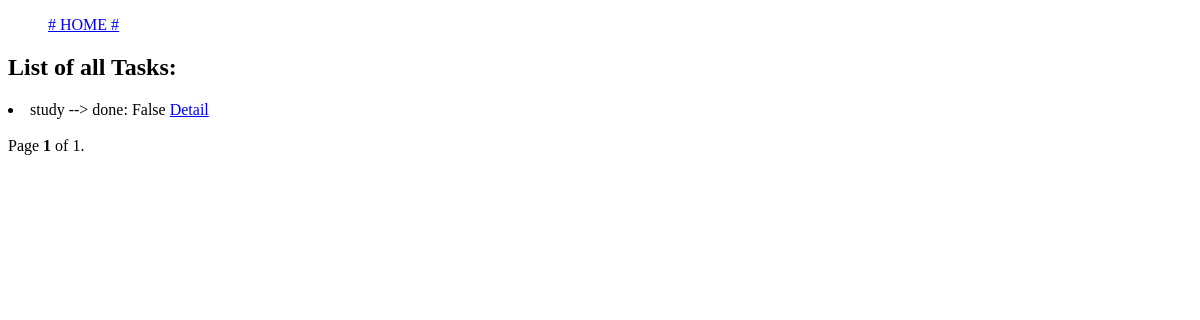
The app's page /todo/all_tasks/, older data.
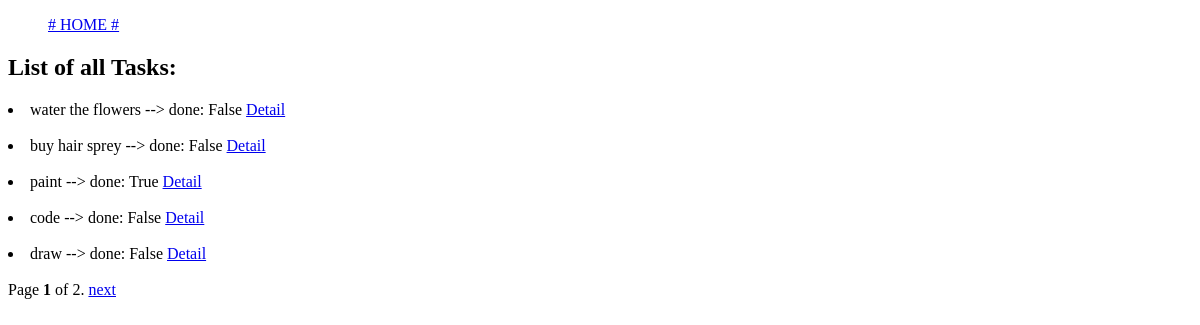
The same page, newer data.
### todo/models.py (models this page shows, shortened)
class Task(models.Model):
    TASK_CAT = [
        ('per', 'personal'),
        ('edu', 'education'),
        ('spo', 'sport'),
        ('buy', 'to buy')
    ]
    TASK_PRI = [
        ('ur', 'urgent'),
        ('im', 'important'),
        ('la', 'do later')
    ]
    title = models.CharField(max_length=150)
    description = models.TextField()
    category = models.CharField(max_length=3, choices=TASK_CAT)
    priority = models.CharField(max_length=2, choices=TASK_PRI)
    due_date = models.DateTimeField(blank=True, null=True)
    done = models.BooleanField(default=False)
    slug = models.SlugField(blank=True, null=True, unique=True)
    class META:
        ordering = ['due_date']

### todo/views.py (the view)
# urls.py: path('all_tasks/', views.TaskList.as_view(), name='task_list'),
class TaskList(ListView):
    model = Task
    paginate_by = 5
    ordering = ['due_date']

### templates/todo/task_list.html (shortened to what this page needs)
{% extends 'index.html' %}
{% block content %}
{% if slug %}
<h2>Category {{ slug }}</h2>
{% else %}
<h2>List of all Tasks:</h2>
{% endif %}
{% for obj in object_list %}
    <li>{{ obj.title }} --> done: {{ obj.done }}
    <a href="{% url 'todo:task_detail' obj.slug %}"> Detail</a>
    </li>
    <br>
{% endfor %}
<nav>
<span class="current">
    Page <b>{{ page_obj.number }}</b> of {{ page_obj.paginator.num_pages }}.
</span>
{% if page_obj.has_next %}
    <a class="page-link" href="?page={{ page_obj.next_page_number }}">next</a>
{% endif %}
</nav>
<br>
{% endblock %}

### templates/index.html (shortened to what this page needs)
<!DOCTYPE html>
<html lang="en">
<head>
</head>
<body>
<nav>
<ul>
    <a href="{% url 'index' %}"># HOME #</a>
</ul>
</nav>
{% block content %}{% endblock %}
</body>
</html>

Row changes from the older to the newer data that the page shows:
no longer on this page (row edited): Task: title "study", done "False"
added Task: title "water the flowers", done "False"
added Task: title "buy hair sprey", done "False"
added Task: title "paint", done "True"
added Task: title "code", done "False"
added Task: title "draw", done "False"
Text that changed along with them:
{{ page_obj.paginator.num_pages }}: "1" → "2"
text now shown: "next"
